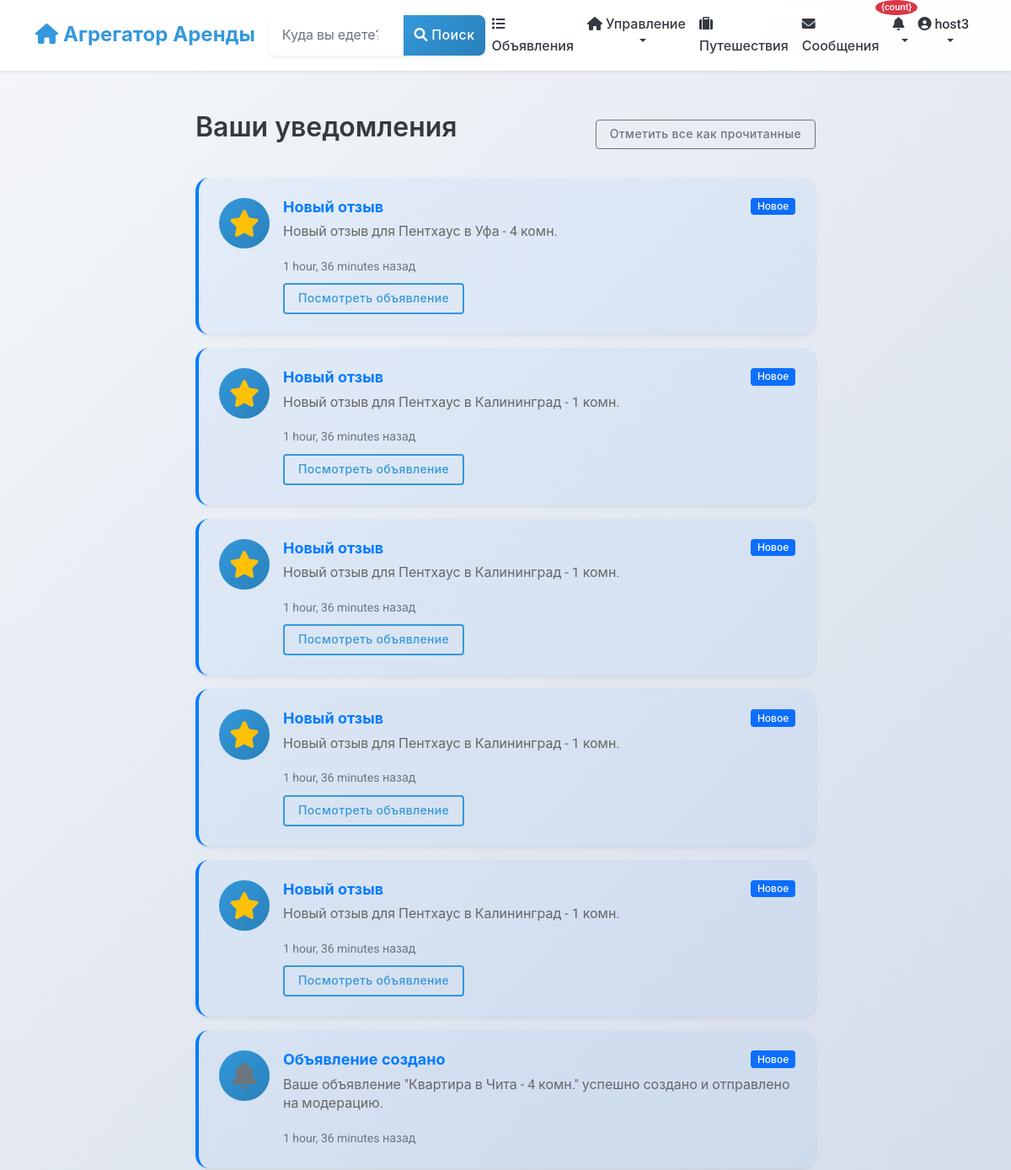
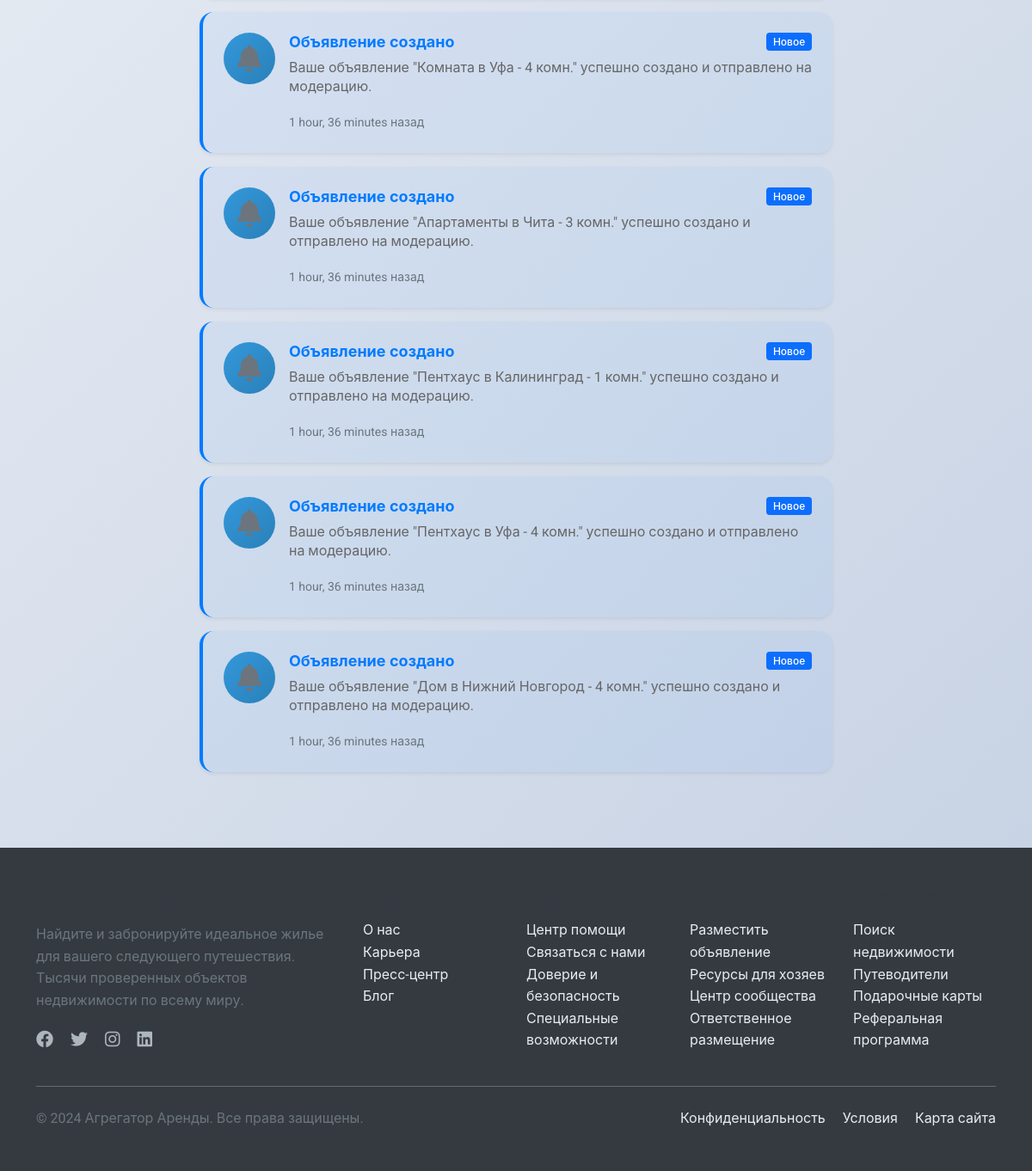
The app's page /notifications/ (signed in), older data (2 pictures, top to bottom).
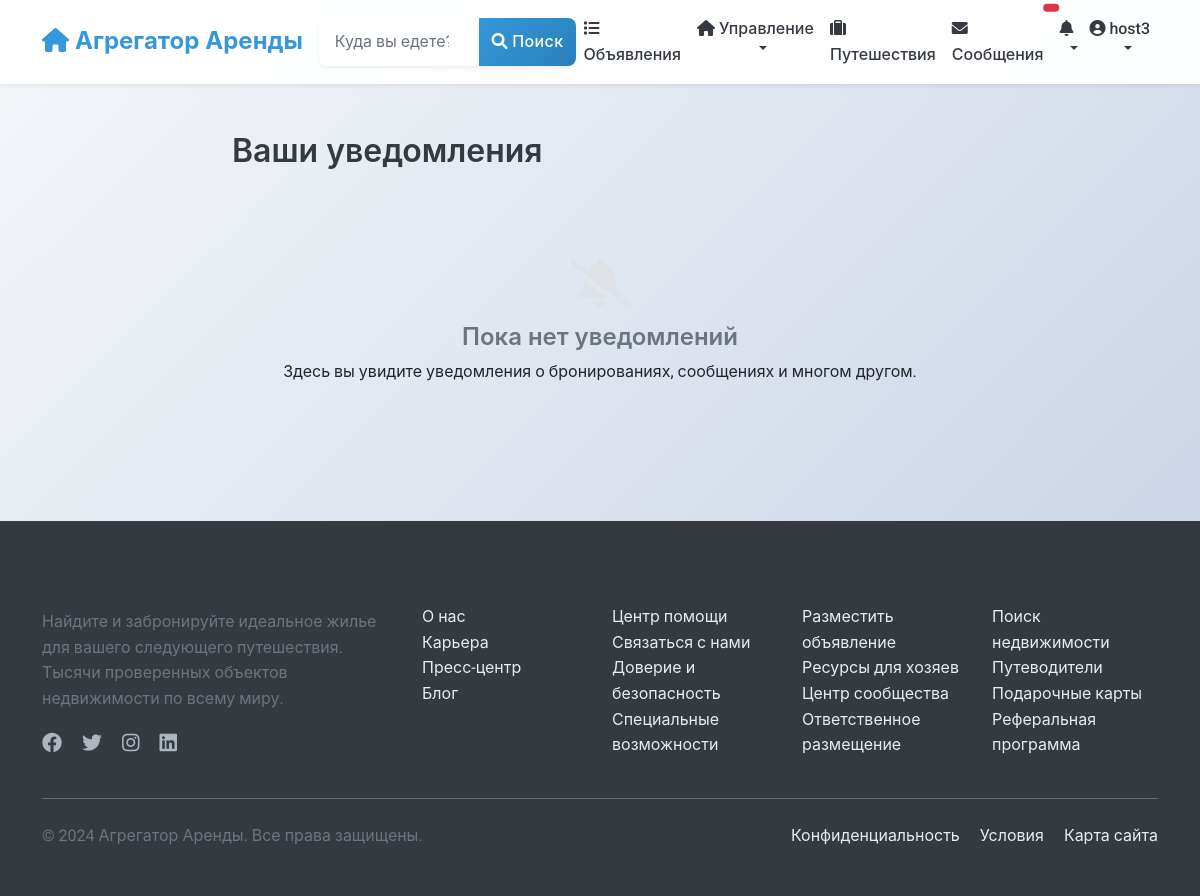
The same page, newer data.
### notifications/models.py (models this page shows, shortened)
class Notification(models.Model):
    NOTIFICATION_TYPES = [
        ('booking_request', _('Booking Request')),
        ('booking_confirmed', _('Booking Confirmed')),
        ('booking_canceled', _('Booking Canceled')),
        ('message_received', _('Message Received')),
        ('review_received', _('Review Received')),
        ('listing_approved', _('Listing Approved')),
        ('payment_received', _('Payment Received')),
        ('system', _('System Notification')),
    ]
    user = models.ForeignKey(
        settings.AUTH_USER_MODEL,
        on_delete=models.CASCADE,
        related_name='notifications',
        verbose_name=_("User")
    )
    notification_type = models.CharField(
        _("Notification Type"),
        max_length=30,
        choices=NOTIFICATION_TYPES
    )
    title = models.CharField(_("Title"), max_length=255)
    message = models.TextField(_("Message"))
    is_read = models.BooleanField(_("Is Read"), default=False)
    booking = models.ForeignKey(
        'listings.Booking',
        on_delete=models.CASCADE,
        related_name='notifications',
        null=True,
        blank=True,
        verbose_name=_("Related Booking")
    )
    listing = models.ForeignKey(
        'listings.Listing',
        on_delete=models.CASCADE,
        related_name='notifications',
        null=True,
        blank=True,
        verbose_name=_("Related Listing")
    )
    conversation = models.ForeignKey(
        'chat.Conversation',
        on_delete=models.CASCADE,
        related_name='notifications',
        null=True,
        blank=True,
        verbose_name=_("Related Conversation")
    )
    review = models.ForeignKey(
        'listings.Review',
        on_delete=models.CASCADE,
        related_name='notifications',
        null=True,
        blank=True,
        verbose_name=_("Related Review")
    )
    created_at = models.DateTimeField(_("Created At"), auto_now_add=True)
    class Meta:
        verbose_name = _("Notification")
        verbose_name_plural = _("Notifications")
        ordering = ['-created_at']

### notifications/views.py (the view)
# urls.py: path('', views.notification_list, name='notification_list'),
@login_required
def notification_list(request):
    notifications = request.user.notifications.all().order_by('-created_at')
    return render(request, 'notifications/notification_list.html', {
        'notifications': notifications
    })

### notifications/templatetags/notify_tags.py (called while the page is built)
@register.simple_tag(takes_context=True)
def notification_count(context):
    user = context['request'].user
    if user.is_authenticated:
        count = user.notifications.filter(is_read=False).count()
        return count
    return 0

### notifications/templates/notifications/notification_list.html (shortened to what the changed rows need)
{% extends 'base.html' %}
{% block content %}
<div class="container mt-4">
    <div class="row">
        <div class="col-md-8 mx-auto">
            <div class="d-flex justify-content-between align-items-center mb-4">
                <h2>Ваши уведомления</h2>
                {% if notifications %}
                <button class="btn btn-outline-secondary btn-sm" onclick="markAllNotificationsRead()">
                    Отметить все как прочитанные
                </button>
                {% endif %}
            </div>
            {% if notifications %}
                {% for notification in notifications %}
                <div class="card mb-3 notification-card {% if not notification.is_read %}border-primary{% endif %}"
                     data-notification-id="{{ notification.id }}">
                    <div class="card-body">
                        <div class="d-flex">
                            <div class="notification-icon me-3">
                                {% if notification.notification_type == 'booking_request' %}
                                    <i class="fas fa-calendar-plus text-primary fa-2x"></i>
                                {% elif notification.notification_type == 'booking_confirmed' %}
                                    <i class="fas fa-calendar-check text-success fa-2x"></i>
                                {% elif notification.notification_type == 'message_received' %}
                                    <i class="fas fa-envelope text-info fa-2x"></i>
                                {% elif notification.notification_type == 'review_received' %}
                                    <i class="fas fa-star text-warning fa-2x"></i>
                                {% elif notification.notification_type == 'listing_approved' %}
                                    <i class="fas fa-check-circle text-success fa-2x"></i>
                                {% else %}
                                    <i class="fas fa-bell text-secondary fa-2x"></i>
                                {% endif %}
                            </div>
                            <div class="flex-grow-1">
                                <div class="d-flex justify-content-between align-items-start mb-2">
                                    <h5 class="card-title mb-0 {% if not notification.is_read %}fw-bold{% endif %}">
                                        {{ notification.title }}
                                    </h5>
                                    {% if not notification.is_read %}
                                        <span class="badge bg-primary">Новое</span>
                                    {% endif %}
                                </div>
                                <p class="card-text">{{ notification.message }}</p>
                                <small class="text-muted">{{ notification.created_at|timesince }} назад</small>
                                {% if notification.booking %}
                                    <div class="mt-2">
                                        <a href="{% url 'listings:booking_detail' reference=notification.booking.booking_reference %}"
                                           class="btn btn-sm btn-outline-primary">Посмотреть бронирование</a>
                                    </div>
                                {% elif notification.listing %}
                                    <div class="mt-2">
                                        <a href="{% url 'listings:listing_detail' pk=notification.listing.pk %}"
                                           class="btn btn-sm btn-outline-primary">Посмотреть объявление</a>
                                    </div>
                                {% elif notification.conversation %}
                                    <div class="mt-2">
                                        <a href="{% url 'chat:conversation_detail' pk=notification.conversation.pk %}"
                                           class="btn btn-sm btn-outline-primary">Посмотреть беседу</a>
                                    </div>
                                {% endif %}
                            </div>
                        </div>
                    </div>
                </div>
                {% endfor %}
            {% else %}
                <div class="empty-state">
                    <i class="fas fa-bell-slash fa-3x"></i>
                    <h4>Пока нет уведомлений</h4>
                    <p>Здесь вы увидите уведомления о бронированиях, сообщениях и многом другом.</p>
                </div>
            {% endif %}
        </div>
    </div>
</div>
{% endblock %}

### templates/includes/navbar.html (shortened to what the changed rows need)
<nav class="navbar navbar-expand-lg navbar-light bg-white shadow-sm">
    <div class="container">
        <div class="collapse navbar-collapse" id="navbarSupportedContent">
            <ul class="navbar-nav ms-auto mb-2 mb-lg-0">
                {% if user.is_authenticated %}
                    {% if user.is_host %}
                    <li class="nav-item dropdown">
                        <a class="nav-link dropdown-toggle" href="#" id="hostDropdown" role="button"
                           data-bs-toggle="dropdown" aria-expanded="false">
                            <i class="fas fa-home"></i> Управление
                        </a>
                    </li>
                    {% else %}
                    <li class="nav-item">
                        <a class="nav-link" href="{% url 'listings:listing_create' %}">
                            <i class="fas fa-plus"></i> Подать объявление
                        </a>
                    </li>
                    {% endif %}
                    <li class="nav-item">
                        <a class="nav-link {% if request.resolver_match.url_name == 'user_bookings' %}active{% endif %}"
                           href="{% url 'listings:user_bookings' %}">
                            <i class="fas fa-suitcase"></i> Путешествия
                        </a>
                    </li>
                    <li class="nav-item">
                        <a class="nav-link position-relative {% if 'chat' in request.path %}active{% endif %}"
                           href="{% url 'chat:conversation_list' %}">
                            <i class="fas fa-envelope"></i> Сообщения
                            <span id="message-badge" class="position-absolute top-0 start-100 translate-middle badge rounded-pill bg-danger"
                                  hx-get="{% url 'chat:get_unread_count' %}"
                                  hx-trigger="load, every 30s"
                                  hx-swap="innerHTML">
                            </span>
                        </a>
                    </li>
                    <li class="nav-item dropdown">
                        <a class="nav-link dropdown-toggle position-relative" href="#" id="notificationDropdown"
                           role="button" data-bs-toggle="dropdown" aria-expanded="false"
                           onclick="loadNotifications()"
                           data-bs-auto-close="outside">
                            <i class="fas fa-bell"></i>
                            <span class="position-absolute"
                                  id="notification-badge-container"
                                  style="top: -8px; right: -8px; z-index: 1000;"
                                  hx-get="{% url 'notifications:get_unread_count' %}"
                                  hx-trigger="load, every 30s"
                                  hx-swap="innerHTML">
                                {% load notify_tags %}
                                {% notification_count as count %}
                                {% if count > 0 %}
                                <span class="badge bg-danger" id="notification-badge" style="font-size: 0.7rem; min-width: 18px; height: 18px; border-radius: 50%; display: flex; align-items: center; justify-content: center;">{count}</span>
                                {% endif %}
                            </span>
                        </a>
                    </li>
                    <li class="nav-item dropdown">
                        <a class="nav-link dropdown-toggle" href="#" id="userDropdown" role="button"
                           data-bs-toggle="dropdown" aria-expanded="false">
                            {% if user.profile_picture %}
                                <img src="{{ user.profile_picture }}" alt="{{ user.username }}" class="user-avatar sm me-1">
                            {% else %}
                                <i class="fas fa-user-circle"></i>
                            {% endif %}
                            {{ user.username }}
                        </a>
                    </li>
                {% endif %}
            </ul>
        </div>
    </div>
</nav>

Row changes from the older to the newer data that the page shows:
removed Notification: notification_type "review_received" (drawn), title "Новый отзыв", is_read "Новое", message "Новый отзыв для Пентхаус в Уфа - 4 комн.", created_at "1 hour, 36 minutes", shows "Посмотреть объявление"
removed Notification: notification_type "review_received" (drawn), title "Новый отзыв", is_read "Новое", message "Новый отзыв для Пентхаус в Калининград - 1 комн.", created_at "1 hour, 36 minutes", shows "Посмотреть объявление"
removed Notification: notification_type "review_received" (drawn), title "Новый отзыв", is_read "Новое", message "Новый отзыв для Пентхаус в Калининград - 1 комн.", created_at "1 hour, 36 minutes", shows "Посмотреть объявление"
removed Notification: notification_type "review_received" (drawn), title "Новый отзыв", is_read "Новое", message "Новый отзыв для Пентхаус в Калининград - 1 комн.", created_at "1 hour, 36 minutes", shows "Посмотреть объявление"
removed Notification: notification_type "review_received" (drawn), title "Новый отзыв", is_read "Новое", message "Новый отзыв для Пентхаус в Калининград - 1 комн.", created_at "1 hour, 36 minutes", shows "Посмотреть объявление"
removed Notification: notification_type "system" (drawn), title "Объявление создано", is_read "Новое", message "Ваше объявление \"Квартира в Чита - 4 комн.\" успешно создано и отправлено на модерацию.", created_at "1 hour, 36 minutes"
removed Notification: notification_type "system" (drawn), title "Объявление создано", is_read "Новое", message "Ваше объявление \"Комната в Уфа - 4 комн.\" успешно создано и отправлено на модерацию.", created_at "1 hour, 36 minutes"
removed Notification: notification_type "system" (drawn), title "Объявление создано", is_read "Новое", message "Ваше объявление \"Апартаменты в Чита - 3 комн.\" успешно создано и отправлено на модерацию.", created_at "1 hour, 36 minutes"
removed Notification: notification_type "system" (drawn), title "Объявление создано", is_read "Новое", message "Ваше объявление \"Пентхаус в Калининград - 1 комн.\" успешно создано и отправлено на модерацию.", created_at "1 hour, 36 minutes"
removed Notification: notification_type "system" (drawn), title "Объявление создано", is_read "Новое", message "Ваше объявление \"Пентхаус в Уфа - 4 комн.\" успешно создано и отправлено на модерацию.", created_at "1 hour, 36 minutes"
removed Notification: notification_type "system" (drawn), title "Объявление создано", is_read "Новое", message "Ваше объявление \"Дом в Нижний Новгород - 4 комн.\" успешно создано и отправлено на модерацию.", created_at "1 hour, 36 minutes"
Text that changed along with them:
text no longer shown: "{count} Отметить все как прочитанные"
text now shown: "Пока нет уведомлений Здесь вы увидите уведомления о бронированиях, сообщениях и многом другом."
